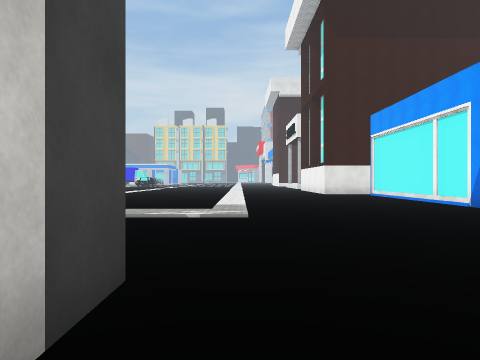
View 1 (above)

16 first-person views from a walk through a Unity game level. The camera is 1.4 m above the floor, looks level and sees 70° across. The floor is counted in squares, 2 m on a side. Each view is taken from the middle of a square. On the plan, view 1 faces up. The plan holds only what a view shows up to about 11 squares ahead; the rest is blank. The place goes on beyond the plan. Some animated figures are left out. Surface patterns are stand-ins for the level's own textures.

View 2
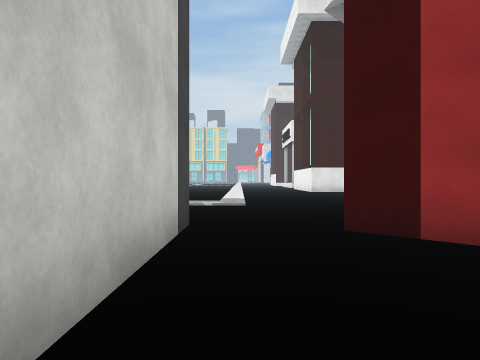

View 3
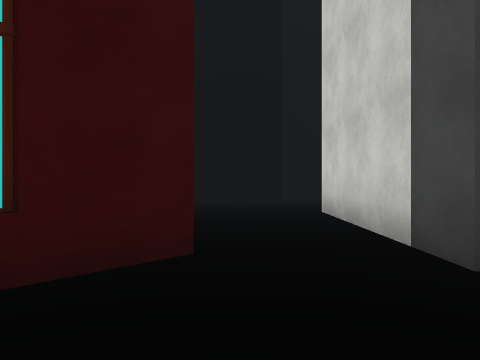

View 4
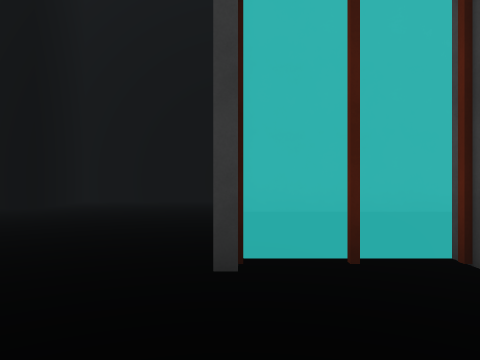

View 5
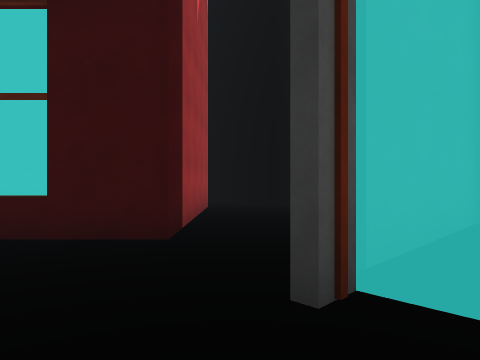

View 6
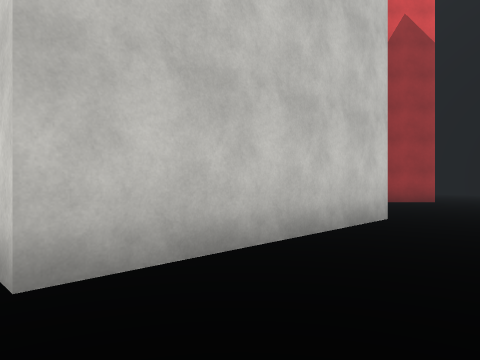

View 7
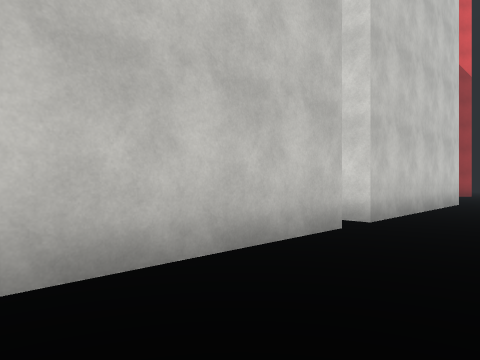

View 8
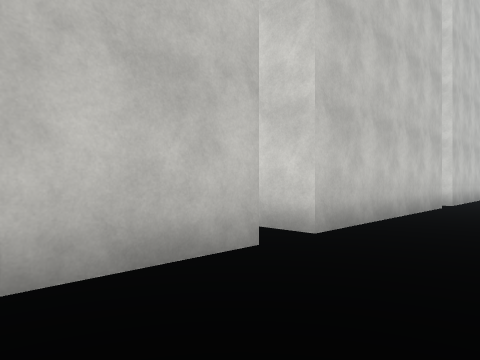

View 9
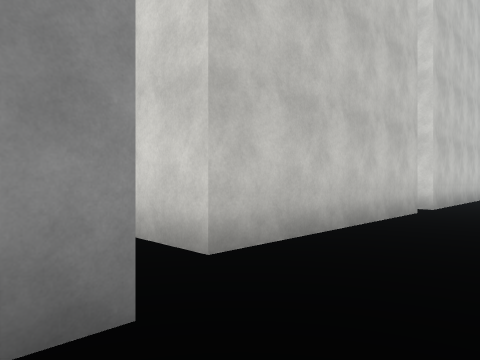

View 10
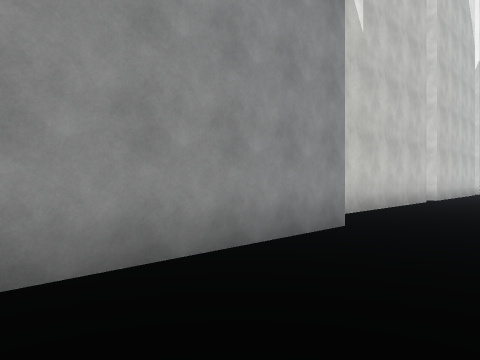

View 11
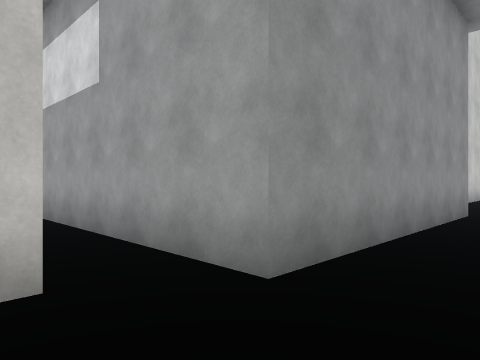

View 12
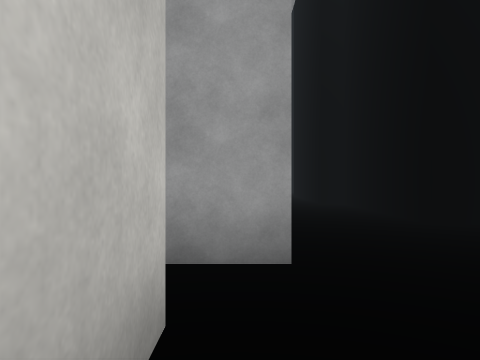

View 13
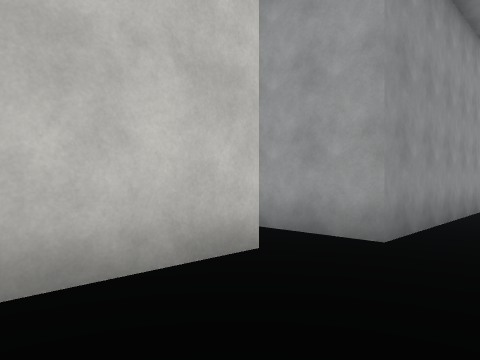

View 14
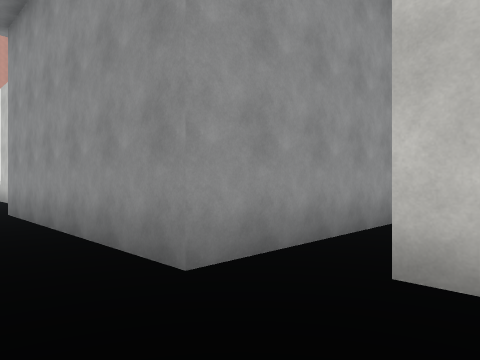

View 15
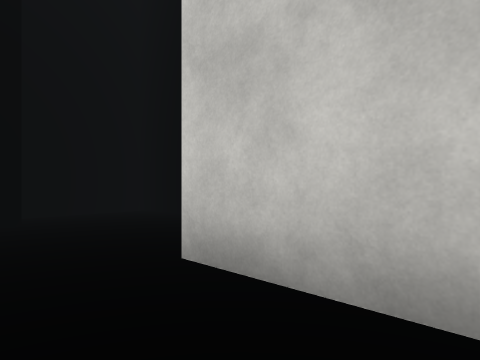

View 16
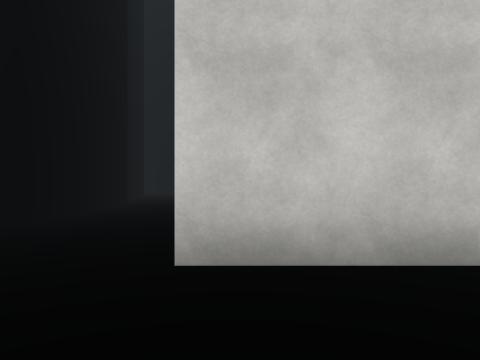

### Floor plan
Key: @ floor where view 1 was taken; # wall or solid block; . main floor; : floor 0.25 m higher than the main floor; / step, stairs or slope; O other object.
Columns run from 31 left of view 1 to 5 right of it. Each row starts with its distance up from view 1.
 11                             .../.....
 10                             .../.....
  9                             .../.....
  8                             .../.....
  7                              ::/.....
  6                              .......
  5                              .......
  4                              .....
  3                               ....O
  2     #                      O###. #
  1     #                         #. ##
  0     #                         #@..##
 -1     #             #           #....##
 -2 ### #     ####### ######.######......
 -3 ....#######..........................
 -4     ..............  ...............##
 -5 . .   .........    .  .............#
 -6      ..######          ######..#####
 -7       ##                    #
 -8                             ###

Where each view was taken, in squares from view 1:
view 1: 0 up, 0 right, facing up
view 2: 3 down, 0 right, facing up
view 3: 5 up, 1 right, facing down
view 4: 5 up, 1 left, facing down
view 5: 4 up, 2 left, facing down-right
view 6: 5 down, 7 left, facing up-right
view 7: 5 down, 12 left, facing up-right
view 8: 5 down, 17 left, facing up-right
view 9: 5 down, 22 left, facing up-right
view 10: 6 down, 26 left, facing up-right
view 11: 5 down, 29 left, facing up-right
view 12: 3 down, 30 left, facing right
view 13: 5 down, 31 left, facing up-right
view 14: 5 down, 19 left, facing up-left
view 15: 0 up, 1 right, facing down-left
view 16: 2 down, 2 right, facing left
